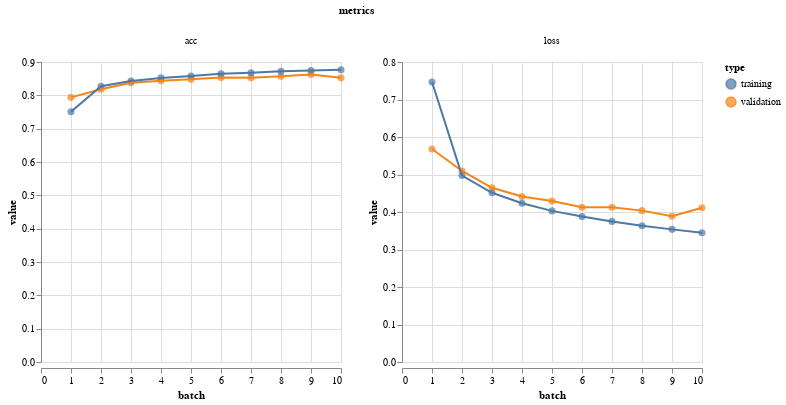

Write notebook code for a chart like this one.
### Code cell
vis.metrics(mlp_metrics)

### Figure 1 — Vega-Lite specification as saved in the notebook (floating-point values rounded to 4 significant figures)
{"$schema": "https://vega.github.io/schema/vega-lite/v2.4.3.json", "config": {"view": {"height": 300, "width": 400}}, "data": {"values": [{"batch": 1, "metrics": "loss", "type": "validation", "value": 0.568}, {"batch": 2, "metrics": "loss", "type": "validation", "value": 0.5094}, {"batch": 3, "metrics": "loss", "type": "validation", "value": 0.4646}, {"batch": 4, "metrics": "loss", "type": "validation", "value": 0.4413}, {"batch": 5, "metrics": "loss", "type": "validation", "value": 0.429}, {"batch": 6, "metrics": "loss", "type": "validation", "value": 0.4127}, {"batch": 7, "metrics": "loss", "type": "validation", "value": 0.4127}, {"batch": 8, "metrics": "loss", "type": "validation", "value": 0.4037}, {"batch": 9, "metrics": "loss", "type": "validation", "value": 0.3885}, {"batch": 10, "metrics": "loss", "type": "validation", "value": 0.4112}, {"batch": 1, "metrics": "acc", "type": "validation", "value": 0.7939}, {"batch": 2, "metrics": "acc", "type": "validation", "value": 0.8182}, {"batch": 3, "metrics": "acc", "type": "validation", "value": 0.8374}, {"batch": 4, "metrics": "acc", "type": "validation", "value": 0.844}, {"batch": 5, "metrics": "acc", "type": "validation", "value": 0.8479}, {"batch": 6, "metrics": "acc", "type": "validation", "value": 0.8536}, {"batch": 7, "metrics": "acc", "type": "validation", "value": 0.8531}, {"batch": 8, "metrics": "acc", "type": "validation", "value": 0.8569}, {"batch": 9, "metrics": "acc", "type": "validation", "value": 0.8623}, {"batch": 10, "metrics": "acc", "type": "validation", "value": 0.8524}, {"batch": 1, "metrics": "loss", "type": "training", "value": 0.7467}, {"batch": 2, "metrics": "loss", "type": "training", "value": 0.4971}, {"batch": 3, "metrics": "loss", "type": "training", "value": 0.4512}, {"batch": 4, "metrics": "loss", "type": "training", "value": 0.4232}, {"batch": 5, "metrics": "loss", "type": "training", "value": 0.403}, {"batch": 6, "metrics": "loss", "type": "training", "value": 0.388}, {"batch": 7, "metrics": "loss", "type": "training", "value": 0.3749}, {"batch": 8, "metrics": "loss", "type": "training", "value": 0.3635}, {"batch": 9, "metrics": "loss", "type": "training", "value": 0.3537}, {"batch": 10, "metrics": "loss", "type": "training", "value": 0.3446}, {"batch": 1, "metrics": "acc", "type": "training", "value": 0.7507}, {"batch": 2, "metrics": "acc", "type": "training", "value": 0.8272}, {"batch": 3, "metrics": "acc", "type": "training", "value": 0.8431}, {"batch": 4, "metrics": "acc", "type": "training", "value": 0.8524}, {"batch": 5, "metrics": "acc", "type": "training", "value": 0.8583}, {"batch": 6, "metrics": "acc", "type": "training", "value": 0.8646}, {"batch": 7, "metrics": "acc", "type": "training", "value": 0.8675}, {"batch": 8, "metrics": "acc", "type": "training", "value": 0.8719}, {"batch": 9, "metrics": "acc", "type": "training", "value": 0.8743}, {"batch": 10, "metrics": "acc", "type": "training", "value": 0.8767}]}, "facet": {"column": {"field": "metrics", "type": "nominal"}}, "resolve": {"scale": {"color": "shared", "x": "shared", "y": "independent"}}, "spec": {"layer": [{"encoding": {"color": {"field": "type", "type": "nominal"}, "tooltip": [{"field": "batch", "type": "quantitative"}, {"field": "value", "type": "quantitative"}], "x": {"field": "batch", "type": "quantitative"}, "y": {"field": "value", "type": "quantitative"}}, "height": 300, "mark": {"size": 50, "type": "circle"}, "width": 300}, {"encoding": {"color": {"field": "type", "type": "nominal"}, "x": {"field": "batch", "type": "quantitative"}, "y": {"field": "value", "type": "quantitative"}}, "height": 300, "mark": "line", "width": 300}]}}
